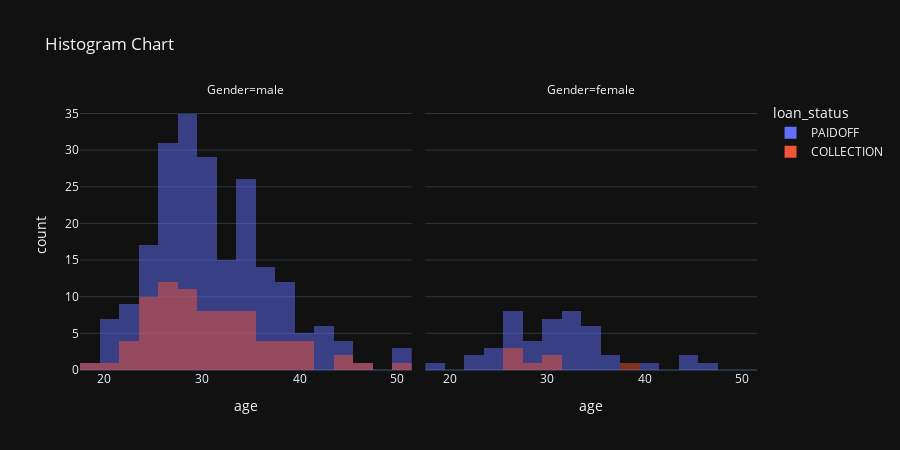

Write notebook code for a chart like this one.
### Code cell
import plotly.express as px
fig2 = px.histogram(df, x='age', color='loan_status', facet_col='Gender',
                    title='Histogram Chart', height=450,
                   template='plotly_dark', barmode='overlay')
fig2.update_xaxes(categoryorder='total descending')
fig2.show()

### Figure 1 — Plotly figure (JSON) as saved in the notebook; plotly's stock layout.template omitted (floating-point values rounded to 4 significant figures; data arrays with more than 128 entries replaced by an {"elided": "..."} marker saying what was removed)
{"data": [{"alignmentgroup": "True", "bingroup": "x", "hovertemplate": "loan_status=PAIDOFF<br>Gender=male<br>age=%{x}<br>count=%{y}<extra></extra>", "legendgroup": "PAIDOFF", "marker": {"color": "#636efa", "opacity": 0.5}, "name": "PAIDOFF", "offsetgroup": "PAIDOFF", "orientation": "v", "showlegend": true, "type": "histogram", "x": {"elided": "215 int values"}, "xaxis": "x", "yaxis": "y"}, {"alignmentgroup": "True", "bingroup": "x", "hovertemplate": "loan_status=PAIDOFF<br>Gender=female<br>age=%{x}<br>count=%{y}<extra></extra>", "legendgroup": "PAIDOFF", "marker": {"color": "#636efa", "opacity": 0.5}, "name": "PAIDOFF", "offsetgroup": "PAIDOFF", "orientation": "v", "showlegend": false, "type": "histogram", "x": [33, 28, 26, 32, 24, 35, 35, 44, 33, 44, 24, 27, 46, 34, 31, 27, 33, 32, 33, 26, 23, 36, 28, 27, 31, 31, 25, 27, 26, 26, 33, 29, 31, 34, 29, 30, 19, 35, 37, 23, 34, 31, 40, 32, 30], "xaxis": "x2", "yaxis": "y2"}, {"alignmentgroup": "True", "bingroup": "x", "hovertemplate": "loan_status=COLLECTION<br>Gender=male<br>age=%{x}<br>count=%{y}<extra></extra>", "legendgroup": "COLLECTION", "marker": {"color": "#EF553B", "opacity": 0.5}, "name": "COLLECTION", "offsetgroup": "COLLECTION", "orientation": "v", "showlegend": true, "type": "histogram", "x": [29, 37, 27, 24, 28, 40, 33, 27, 24, 30, 29, 22, 24, 25, 28, 37, 32, 34, 28, 35, 27, 44, 31, 21, 34, 31, 23, 39, 25, 50, 23, 38, 27, 31, 40, 26, 25, 35, 41, 37, 34, 45, 26, 32, 28, 34, 29, 26, 26, 22, 33, 28, 24, 18, 25, 40, 29, 30, 33, 30, 32, 25, 35, 30, 26, 29, 26, 46, 36, 38, 32, 30, 35, 26, 32, 25, 39, 28, 26], "xaxis": "x", "yaxis": "y"}, {"alignmentgroup": "True", "bingroup": "x", "hovertemplate": "loan_status=COLLECTION<br>Gender=female<br>age=%{x}<br>count=%{y}<extra></extra>", "legendgroup": "COLLECTION", "marker": {"color": "#EF553B", "opacity": 0.5}, "name": "COLLECTION", "offsetgroup": "COLLECTION", "orientation": "v", "showlegend": false, "type": "histogram", "x": [30, 38, 27, 30, 27, 26, 29], "xaxis": "x2", "yaxis": "y2"}], "layout": {"annotations": [{"font": {}, "showarrow": false, "text": "Gender=male", "x": 0.245, "xanchor": "center", "xref": "paper", "y": 1, "yanchor": "bottom", "yref": "paper"}, {"font": {}, "showarrow": false, "text": "Gender=female", "x": 0.755, "xanchor": "center", "xref": "paper", "y": 1, "yanchor": "bottom", "yref": "paper"}], "barmode": "overlay", "height": 450, "legend": {"title": {"text": "loan_status"}, "tracegroupgap": 0}, "title": {"text": "Histogram Chart"}, "xaxis": {"anchor": "y", "categoryorder": "total descending", "domain": [0, 0.49], "title": {"text": "age"}}, "xaxis2": {"anchor": "y2", "categoryorder": "total descending", "domain": [0.51, 1], "matches": "x", "title": {"text": "age"}}, "yaxis": {"anchor": "x", "domain": [0, 1], "title": {"text": "count"}}, "yaxis2": {"anchor": "x2", "domain": [0, 1], "matches": "y", "showticklabels": false}}}
